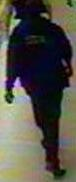
#> input picture Other/data/processed/human_deduplicated/0008_1_25202_154_19_75_181.jpeg, 76 x 182 px
$ jupyter execute --allow-errors customHOG_notebook.ipynb
#> lines starting #> are read from the running program, lines starting #| are printed output that depends on the picture
[intro and member names etc]

# Final/base HOG and SVM

Notes:     # c value and regularisation

## Setup

[cell 1]
# Import required libraries

# I/O and file management
import os
import shutil
import joblib

# Numerical operations and data handling
import numpy as np
import pandas as pd

# For visualisation
from matplotlib import pyplot as plt

# Image processing and feature extraction
from PIL import Image
from skimage import color, io
from difflib import SequenceMatcher
import random
from collections import Counter
from skimage.feature import hog

# Custom hog function
import custom_hog_methods
import importlib
importlib.reload(custom_hog_methods)

# Model training and evaluation
from sklearn.model_selection import GroupShuffleSplit
from sklearn.model_selection import train_test_split, GridSearchCV
from sklearn.svm import LinearSVC
from sklearn.metrics import accuracy_score, precision_score, recall_score, f1_score, confusion_matrix

# Defining image dimensions for HOG
IMG_WIDTH = 64
IMG_HEIGHT = 128

RAW_HUMAN_DIR = "data/raw/human"
RAW_NONHUMAN_DIR = "data/raw/nonhuman_cleaned" # Cleaned nonhuman images
# RAW_NONHUMAN_DIR = "data/raw/nonhuman"

PROCESSED_HUMAN_DIR = "data/processed/human"
PROCESSED_NONHUMAN_DIR = "data/processed/nonhuman"

IMAGE_EXTENSIONS = (".jpg", ".jpeg", ".png", ".bmp")

[cell 2]
# Set the seed for reproducibility
random.seed(42)
np.random.seed(42)

[cell 3]
processed_dir = os.path.join('data', 'processed')

# Delete the 'processed' folder if it exists
if os.path.exists(processed_dir):
    shutil.rmtree(processed_dir)
    print(f"Deleted folder: {processed_dir}")
else:
    print(f"No folder to delete at: {processed_dir}")

## Data processing

[cell 4]
# Checking it can read the data
# from subprocess import check_output
# print(check_output(["ls", "data/raw/human"]).decode("utf8"))

[cell 5]
# Directories
input_folder = "data/raw/human"
output_folder = "data/processed/human_deduplicated"
os.makedirs(output_folder, exist_ok=True)

# [9 lines left out: function is_new_person, not called in this run]

filenames = sorted([
    f for f in os.listdir(input_folder)
    if f.lower().endswith(('.jpg', '.jpeg', '.png', '.bmp'))
])

# Group based on filename change
grouped = []
current_group = [filenames[0]]

for i in range(1, len(filenames)):
    if is_new_person(filenames[i - 1], filenames[i]):
        grouped.append(current_group)
        current_group = [filenames[i]]
    else:
        current_group.append(filenames[i])

grouped.append(current_group)  # Add the last group

# Print out group sizes
for idx, group in enumerate(grouped):
    print(f"Person {idx:03d} ({len(group)} images): {group}")

# Copy one image per group
for idx, group in enumerate(grouped):
    representative = group[0]
    src = os.path.join(input_folder, representative)
    dst = os.path.join(output_folder, representative)
    shutil.copy2(src, dst)
#> further down, img is the input picture: PIL image 76x182 RGB; mean R, G, B 82.7, 80.5, 71.4

print(f"Deduplicated {len(filenames)} → {len(grouped)} images.")

### Resizing and centre cropping human image examples

`resize_and_center_crop` starts with ~18000 images and ends with ~12000 images.

`resize_with_padding` starts with ~18000 images and does not discard any images.

[*update this]

[cell 6]
# input_folder = RAW_HUMAN_DIR
input_folder = "data/processed/human_deduplicated"
output_folder = "data/processed/human_resized"
os.makedirs(output_folder, exist_ok=True)

human_records = []

def resize_with_padding(img, target_width=IMG_WIDTH, target_height=IMG_HEIGHT, fill_color=(0, 0, 0)):
#> called with target_width = 64, target_height = 128, fill_color = (0, 0, 0)
    img_ratio = img.width / img.height
#> img_ratio = 0.418
    target_ratio = target_width / target_height

    # Resize while keeping aspect ratio (fit inside target box)
    if img_ratio > target_ratio:
        # Image is wider than target — resize based on width
        new_width = target_width
        new_height = int(target_width / img_ratio)
    else:
        # Image is taller or narrower than target — resize based on height
        new_height = target_height
        new_width = int(target_height * img_ratio)
#> new_width = 53

    img_resized = img.resize((new_width, new_height), Image.LANCZOS)
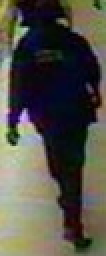
#> img_resized: PIL image 53x128 RGB (shown 2 times larger); mean R, G, B 82.7, 80.5, 71.4

    # Create new image and paste the resized on center
    new_img = Image.new("RGB", (target_width, target_height), fill_color)
#> new_img: PIL image 64x128 RGB; every value is 0
    left = (target_width - new_width) // 2
#> left = 5
    top = (target_height - new_height) // 2
    new_img.paste(img_resized, (left, top))
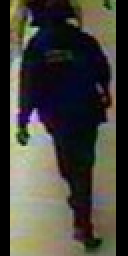
#> new_img: PIL image 64x128 RGB (shown 2 times larger); mean R, G, B 68.5, 66.7, 59.1

    return new_img

# [23 lines left out: function resize_and_center_crop, not called in this run]

for filename in os.listdir(input_folder):
    if filename.lower().endswith((IMAGE_EXTENSIONS)):
        path = os.path.join(input_folder, filename)
        img = Image.open(path).convert("RGB")
        cropped = resize_with_padding(img)
        cropped.save(os.path.join(output_folder, filename))

        human_records.append({
            "crop_filename": filename,
            "original_filename": filename,  # assuming all unique
            "crop_image": cropped
        })

### Downscaling and obtaining non-overlapping crops of nonhuman images

Starts with 1218 nonhuman images and ends with ~13000 unique nonhuman images.

[cell 7]
input_folder = RAW_NONHUMAN_DIR
output_folder = PROCESSED_NONHUMAN_DIR
SAMPLE_SIZE = len(human_records) # Set to be size of human dataset
#> SAMPLE_SIZE = 1
os.makedirs(output_folder, exist_ok=True)

crop_records = [] # Stores the origin image
crop_id = 0  # Unique filename ID
scale_factor = 11 / 20  # Downsize images before cropping

#> (the rest of this cell did not finish here and is left out)
